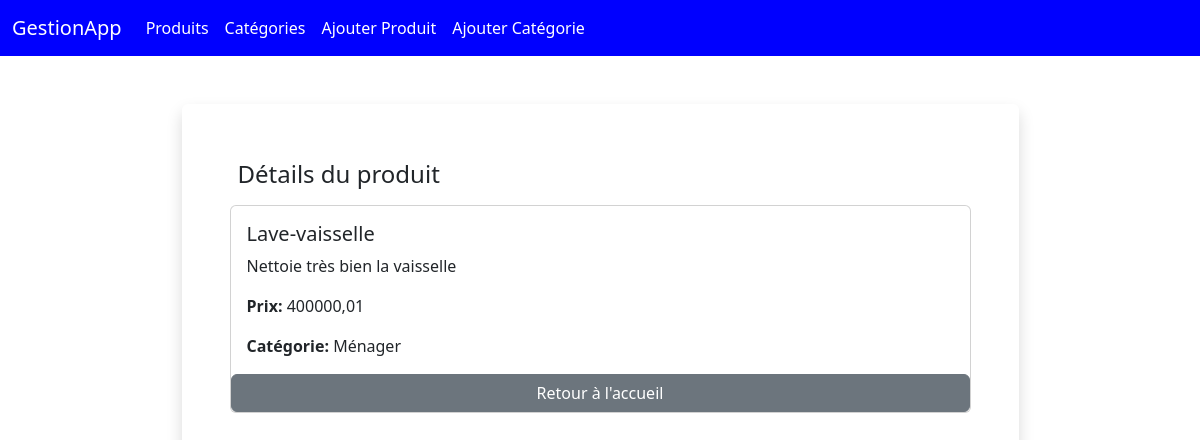
Page /produits/1/ on the committed database.
### gestionApp/models.py (models this page shows)
class Produit(models.Model):
    id = models.AutoField(primary_key=True)
    nom = models.CharField(max_length=100)
    description = models.TextField(blank=True, null=True)
    prix = models.DecimalField(max_digits=10, decimal_places=2)
    categorie = models.ForeignKey(Categorie, on_delete=models.CASCADE, related_name='produits')

class Categorie(models.Model):
    id = models.AutoField(primary_key=True)
    nom = models.CharField(max_length=100)
    description = models.TextField(blank=True, null=True)

### gestionApp/views.py (the view)
# urls.py: path("produits/<int:produit_id>/", detail_produit, name="detailProduit"),
def detail_produit(request, produit_id):
    produit = Produit.objects.get(id=produit_id)
    return render(request, 'detailProduit.html', {'produit': produit})

### gestionApp/templates/detailProduit.html
{% extends "layout.html" %}
{% block content %}
<div class="container w-75 mt-5 p-5 shadow rounded">
    <h1 class="fs-4 p-2">Détails du produit</h1>
    <div class="card mb-3">
        <div class="card-body">
            <h5 class="card-title   ">{{ produit.nom }}</h5>
            <p class="card-text">{{ produit.description }}</p>
            <p class="card-text"><strong>Prix:</strong> {{ produit.prix }}
            </p>
            <p class="card-text"><strong>Catégorie:</strong> {{ produit.categorie.nom }}</p>
        </div>
        <a href="{% url 'home' %}" class="btn btn-secondary">Retour à l'accueil</a>
    </div>
</div>
{% endblock %}

### rows in the picture
Produit: nom "Lave-vaisselle", description "Nettoie très bien la vaisselle", prix "400000,01", categorie.nom "Ménager"
